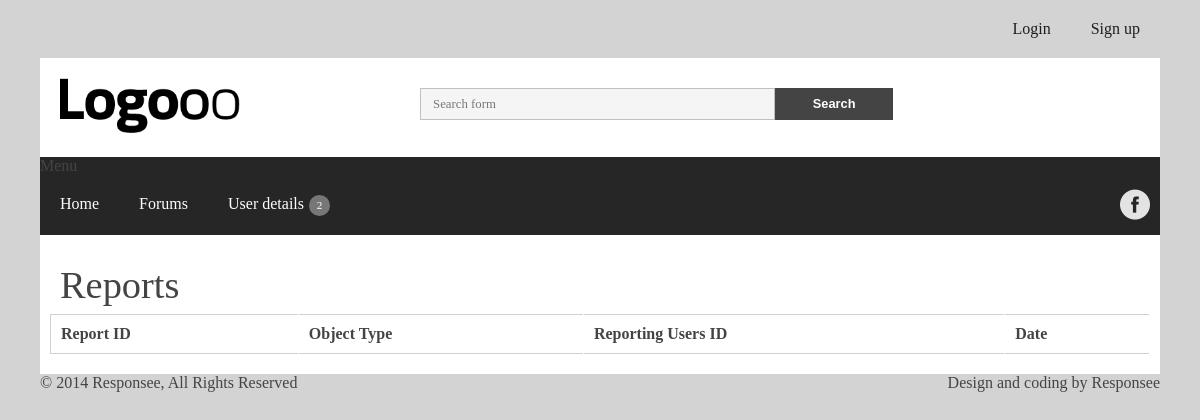
Before: /Web-app/checkReports.php with the older database file.
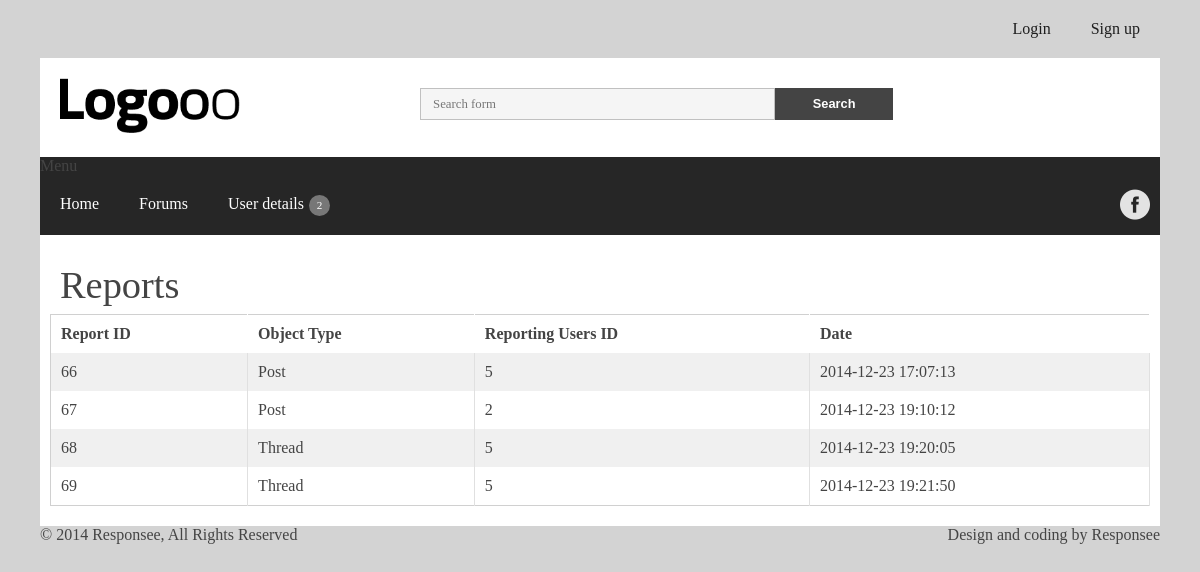
After: the same page with the newer database file.
### tables this page shows
CREATE TABLE `Report` (
  `Report_id` int(11) NOT NULL AUTO_INCREMENT,
  `User_id` int(11) NOT NULL,
  `Reason` varchar(45) NOT NULL,
  `Moderator_id` int(11) DEFAULT NULL,
  `Thread_id` int(11) NOT NULL,
  `Post_id` int(11) DEFAULT NULL,
  `Object_id` int(11) DEFAULT NULL,
  `Resolved` int(11) DEFAULT '0',
  `Date` datetime DEFAULT NULL,
  PRIMARY KEY (`Report_id`)
);

### Web-app/checkReports.php (called while the page is built, shortened)
<?php
require ("common.php");
require ("viewServer.php");
$query = "	SELECT	*
			FROM	Report";
try {
	$stmt = $db->prepare ( $query );
	$stmt->execute ();
	$rows = $stmt->fetchAll ();
}
catch ( PDOException $ex ) {
	die ( "Failed to run query: " . $ex->getMessage () );
}
$view = new viewServer();
$view->reports = $rows;
$view->render("checkReports.phtml");
?>

### Web-app/templates/checkReports.phtml (the view, shortened to what this page needs)
<!DOCTYPE html>
<html>
<head>
</head>
<body>
<?php include ("header.phtml"); ?>
<div class="line">
	<div class="box">
		<div class="margin">
			<section class="s-12 l-12 ">
				<h1>Reports</h1>
				<div class="margin">
					<table class="responstable">
						<tr>
							<th>Report ID</th>
							<th>Object Type</th>
							<th>Reporting Users ID</th>
							<th>Date</th></tr>
							 <?php foreach ( $this->reports as $report ) :?>
							 <tr onClick="window.location.href='manageReport.php?r_id=<?php echo($report['Report_id'])?>'" style="cursor: pointer;">
								<td><a> <?php echo $report['Report_id'];?>
								</a></td>
								<?php if ($report['Post_id'] != 0) :?>
									<td> Post </td>
								<?php else : ?>
									<td> Thread </td>
								<?php endif ?>
								<td> <?php echo $report['User_id']; ?></td>
								<td> <?php echo $report['Date']; ?>
								</td>
							</tr>
	 						 <?php endforeach ?>
					</table>
				</div>
			</section>
		</div>
	</div>
</div>
<?php include ("footer.phtml"); ?>
</body>
</html>

### Web-app/viewServer.php (shortened to what this page needs)
<?php
class viewServer {
    protected $template_dir = 'templates/';
    protected $vars = array();
    public function render($template_file_name) {
        if (file_exists($this->template_dir.$template_file_name)) {
        	$useragent=$_SERVER['HTTP_USER_AGENT'];
        	if(preg_match('/(android|bb\d+|meego).+mobile|avantgo|bada\/|blackberry|blazer|compal|elaine|fennec|hiptop|iemobile|ip(hone|od)|iris|kindle|lge |maemo|midp|mmp|mobile.+firefox|netfront|opera m(ob|in)i|palm( os)?|phone|p(ixi|re)\/|plucker|pocket|psp|series(4|6)0|symbian|treo|up\.(browser|link)|vodafone|wap|windows ce|xda|xiino/i',$useragent)||preg_match('/1207|6310|6590|3gso|4thp|50[1-6]i|770s|802s|a wa|abac|ac(er|oo|s\-)|ai(ko|rn)|al(av|ca|co)|amoi|an(ex|ny|yw)|aptu|ar(ch|go)|as(te|us)|attw|au(di|\-m|r |s )|avan|be(ck|ll|nq)|bi(lb|rd)|bl(ac|az)|br(e|v)w|bumb|bw\-(n|u)|c55\/|capi|ccwa|cdm\-|cell|chtm|cldc|cmd\-|co(mp|nd)|craw|da(it|ll|ng)|dbte|dc\-s|devi|dica|dmob|do(c|p)o|ds(12|\-d)|el(49|ai)|em(l2|ul)|er(ic|k0)|esl8|ez([4-7]0|os|wa|ze)|fetc|fly(\-|_)|g1 u|g560|gene|gf\-5|g\-mo|go(\.w|od)|gr(ad|un)|haie|hcit|hd\-(m|p|t)|hei\-|hi(pt|ta)|hp( i|ip)|hs\-c|ht(c(\-| |_|a|g|p|s|t)|tp)|hu(aw|tc)|i\-(20|go|ma)|i230|iac( |\-|\/)|ibro|idea|ig01|ikom|im1k|inno|ipaq|iris|ja(t|v)a|jbro|jemu|jigs|kddi|keji|kgt( |\/)|klon|kpt |kwc\-|kyo(c|k)|le(no|xi)|lg( g|\/(k|l|u)|50|54|\-[a-w])|libw|lynx|m1\-w|m3ga|m50\/|ma(te|ui|xo)|mc(01|21|ca)|m\-cr|me(rc|ri)|mi(o8|oa|ts)|mmef|mo(01|02|bi|de|do|t(\-| |o|v)|zz)|mt(50|p1|v )|mwbp|mywa|n10[0-2]|n20[2-3]|n30(0|2)|n50(0|2|5)|n7(0(0|1)|10)|ne((c|m)\-|on|tf|wf|wg|wt)|nok(6|i)|nzph|o2im|op(ti|wv)|oran|owg1|p800|pan(a|d|t)|pdxg|pg(13|\-([1-8]|c))|phil|pire|pl(ay|uc)|pn\-2|po(ck|rt|se)|prox|psio|pt\-g|qa\-a|qc(07|12|21|32|60|\-[2-7]|i\-)|qtek|r380|r600|raks|rim9|ro(ve|zo)|s55\/|sa(ge|ma|mm|ms|ny|va)|sc(01|h\-|oo|p\-)|sdk\/|se(c(\-|0|1)|47|mc|nd|ri)|sgh\-|shar|sie(\-|m)|sk\-0|sl(45|id)|sm(al|ar|b3|it|t5)|so(ft|ny)|sp(01|h\-|v\-|v )|sy(01|mb)|t2(18|50)|t6(00|10|18)|ta(gt|lk)|tcl\-|tdg\-|tel(i|m)|tim\-|t\-mo|to(pl|sh)|ts(70|m\-|m3|m5)|tx\-9|up(\.b|g1|si)|utst|v400|v750|veri|vi(rg|te)|vk(40|5[0-3]|\-v)|vm40|voda|vulc|vx(52|53|60|61|70|80|81|83|85|98)|w3c(\-| )|webc|whit|wi(g |nc|nw)|wmlb|wonu|x700|yas\-|your|zeto|zte\-/i',substr($useragent,0,4))){
        		include $this->template_dir."m/".$template_file_name;
       		}else{
       			include $this->template_dir.$template_file_name;
        	}
        } else {
            throw new Exception('no template file ' . $template_file_name . ' present in directory ' . $this->template_dir);
        }
    }
    public function __set($variable_name, $value) {
        $this->vars[$variable_name] = $value;
    }
    public function __get($variable_name) {
        return $this->vars[$variable_name];
    }
}
?>

### Web-app/templates/header.phtml (shortened to what this page needs)
<link rel="stylesheet" href="css/components.css">
<link rel="stylesheet" href="css/responsee.css">
<link href="css/custom.css" rel="stylesheet">
</head>
<body class="size-1140">
	<header>
		<div class="line" align="right">
			<div class="top-nav s-12 1-10" id="top_navi">
				<ul>
        <?php
								if (empty ( $_SESSION ['user'] )) {
									?>
          <li><a href='login.php'>Login </a></li>
					<li><a href='register.php'> Sign up</a></li>
        <?php }?>
        </ul>
			</div>
		</div>
		<div class="line">
        <div class="box">
          <div class="s-6 l-2">
            <img src="img/logo.png">
          </div>
          <div class="s-12 l-8 right">
            <div class="margin">
              <form  class="customform s-12 l-8" name="search_form" action="search.php" method="get" autocomplete="off">
                <div class="s-9"><input id="search" type="text" name="q" value="Search form" title="Search form" onkeyup='ajaxFunction()'/>
                </div>
                <div class="s-3"><button type="submit">Search</button></div>
              </form>
            </div>
           </div>
        </div>
      </div>
		<div class="line">
			<nav>
				<p class="nav-text">Menu</p>
				<div class="top-nav s-12 l-10">
					<ul>
						<li><a href="index.php">Home</a></li>
						<li><a href="forum.php">Forums</a></li>
						<li><a>User details</a>
						</li>
					</ul>
				</div>
				<div class=" hide-s l-2">
					<i class="icon-facebook_circle icon2x right padding"></i>
				</div>
			</nav>
		</div>
	</header>

### Web-app/templates/footer.phtml
<footer class="line">
	<div class="s-12 l-6">
		<p>© 2014 Responsee, All Rights Reserved</p>
	</div>
	<div class="s-12 l-6">
		<p class="right">Design and coding by Responsee</p>
	</div>
</footer>
</body>
</html>

### Web-app/css/components.css (style rules this page uses)
.custominputut span input { background: none; border: 0 none; color: #777777; font-family: inherit; font-size: 0.8em; height: 30px; outline: medium none; width: 100%; z-index: 50; }
.custombutton { background: none repeat scroll 0 0 #444444; border: medium none; color: #FFFFFF; cursor: pointer; display: block; font-size: 0.8em; height: 32px; margin: 0.75em 0; padding: 0 0.625em; white-space: nowrap; width: 100%; }
.customzero { margin: 0 !important; position: relative !important; }
.custominputut, .custominputut:hover, .custominputut.customfocus, .custombutton, .custombutton:hover, .customselect strong span:before, .customselect strong span:hover:before, .customtextarea, .customtextarea:hover, html body .customtextarea.customfocus, html body .customtextarea.customfocus textarea, .customselect, .customselect:hover, .customselect.customfocus, .customfiles span strong, A.customfiles:hover span strong, .customselect:hover, .customselect.customfocus, .customselect.customfocus select { transition: background 0.20s linear 0s; -o-transition: background 0.20s linear 0s; -ms-transition: background 0.20s linear 0s; -moz-transition: background 0.20s linear 0s; -webkit-transition: background 0.20s linear 0s; }
i, .icon { font-family: 'mfg'; font-size: 1em; font-style: normal; font-weight: normal; color: #e3e3e3; }
.icon2x { font-size: 2em; }
.icon-facebook_circle:before { content: "\f051"; }

### Web-app/css/responsee.css (style rules this page uses)
* { -webkit-box-sizing: border-box; -moz-box-sizing: border-box; box-sizing: border-box; margin: 0; }
body { background: none repeat scroll 0 0 #d3d3d3; font-size: 100%; margin: 0; font-family: tahoma; color: #444; }
h1, h2, h3, h4, h5, h6 { color: #444; font-weight: normal; margin: 0.2em 0 0.2em 0; }
h1 { font-size: 2.4em; }
a, a:link, a:visited, a:hover, a:active { text-decoration: none; color: #444; }
img { height: auto; width: 100%; }
table { background: none repeat scroll 0 0 #fff; border: 1px solid #D0D0D0; border-collapse: collapse; border-spacing: 0; text-align: left; width: 100%; }
table tr td, table tr th { padding: 0.625em; }
table tr:nth-of-type(2n) { background: none repeat scroll 0 0 #F0F0F0; }
th { border-right: 1px solid #fff; }
td { border-right: 1px solid #E0E0E0; }
.size-1140 .line { margin: 0 auto; max-width: 71.25em; padding: 0 0.625em; }
form { line-height: 1.4em; }
nav { display: block; width: 100%; background: #262626; }
nav:after { clear: both; content: "."; display: block; height: 0; line-height: 0; visibility: hidden; }
.top-nav ul { padding: 0; }
.top-nav li { float: left; list-style: none outside none; cursor: pointer; }
.top-nav li a { padding: 1.25em; display: block; color: #fff; }
.nav-text { display: none; }
.aside-nav li li a:hover, .aside-nav li li.active-item a, .aside-nav li li.aside-sub-submenu li a:hover, .aside-nav>ul>li>a:hover, .aside-nav>ul>li.active-item>a:link, .aside-nav>ul>li.active-item>a:visited, .aside-nav li>ul, .top-nav .active-item a, .top-nav li a:hover, .aside-nav li a:hover, .top-nav li ul li a, .top-nav li a { transition: background 0.20s linear 0s; -o-transition: background 0.20s linear 0s; -ms-transition: background 0.20s linear 0s; -moz-transition: background 0.20s linear 0s; -webkit-transition: background 0.20s linear 0s; }
.padding { display: list-item; list-style: none outside none; padding: 10px; }
.margin { margin: 0 -0.625em; }
.line { clear: left; }
.line:after { clear: both; content: "."; display: block; height: 0; line-height: 0; visibility: hidden; }
.box { background: none repeat scroll 0 0 #fff; display: table; padding: 1.25em; width: 100%; }
.s-1, .s-2, .s-3, .s-4, .s-5, .s-6, .s-7, .s-8, .s-9, .s-10 .s-11, .s-12, .l-1, .l-2, .l-3, .l-4, .l-5, .l-6, .l-7, .l-8, .l-9, .l-10, .l-11, .l-12 { float: left; position: relative; }
.s-3 { width: 25%; }
.s-6 { width: 50%; }
.s-9 { width: 75%; }
.s-12 { width: 100%; }
.margin>.s-12 { padding: 0 0.625em; width: 100%; }
.l-2 { width: 16.6666%; }
.l-6 { width: 50%; }
.l-8 { width: 66.6666%; }
.l-10 { width: 83.3333%; }
.l-12 { clear: left; width: 100%; }
.margin>.l-8 { padding: 0 0.625em; width: 66.6666%; }
.margin>.l-12 { padding: 0 0.625em; width: 100%; }
.right { float: right; }

### Web-app/css/custom.css (style rules this page uses)
#top_navi>ul { float: right; max-height: 100%; }
#top_navi a { color: #1E1E1E; }
#modified_a_link a, a:link, a:visited, a:hover, a:active { text-decoration: none; color: #0099FF; }

Changed rows visible on the page:
added report: Report_id "66", shows "Post", User "5", Date "2014-12-23 17:07:13"
added report: Report_id "67", shows "Post", User "2", Date "2014-12-23 19:10:12"
added report: Report_id "68", shows "Thread", User "5", Date "2014-12-23 19:20:05"
added report: Report_id "69", shows "Thread", User "5", Date "2014-12-23 19:21:50"
